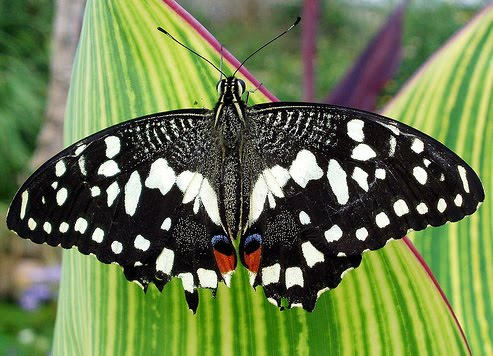
#> input picture ANALISIS_IMAGENES_BIOMEDICAS/P2/res/butterfly.jpg, 493 x 356 px
$ jupyter execute 'SánchezGarcía_Pedro_Histogramas_AIB.ipynb'   (shell and % lines are left out)
#> lines starting #> are read from the running program, lines starting #| are printed output that depends on the picture; long printed decimals are rounded
# Histogramas

Tanto OpenCV como Numpy tienen funciones para calcular el histograma en un sólo canal.

La función `np.histogram` de numpy es más sencilla de utilizar y sólo recibe tres parámetros: la matriz con la imagen, el número de *bins* para calcular el histograma y, por último, los valores inicial y final de los *bins*.
La salida de esta función son dos arrays, el primero conteniendo el número de píxeles de cada *bin* y el segundo, los límites de cada bin.

[cell 1]
import numpy as np
import cv2
from matplotlib import pyplot as plt

im = cv2.imread('res/butterfly.jpg', cv2.IMREAD_GRAYSCALE)
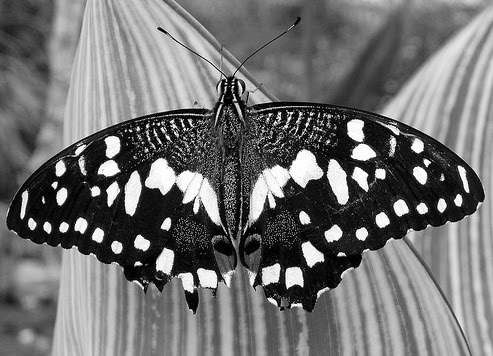
#> im: shape (356, 493); min 0, max 255, mean 113.3

hist_count, hist_bins = np.histogram(im, 256, [0,256])
#> hist_count = 256 values, max 1899 at index 0, min 110 at index 223, mean 685.6; hist_bins = 257 values from 0 to 256
plt.bar(range(0,256), hist_count)
plt.show()
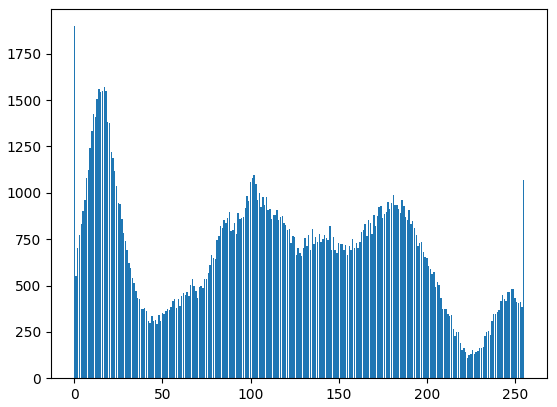
#> figure drawn by matplotlib, 1 panel; tallest bar 1899 high, from x = -0.4 to 0.4

## Operaciones con histogramas

### Modificación del rango dinámico
La librería `skimage` contiene la función `rescale_intensity` que permite escalar los valores de intensidad de la imagen. Esta función toma un parámetro obligatorio, la imagen de entrada, y dos parámetros opcionales (`in_range`, `out_range`) mediante los que se pueden especificar los valores mínimos y máximos a escalar.  Aunque existen varias opciones, la forma más habitual de utilizar esta función es pasar `image` a la variable `in_range` y una tupla con los valores mínimos y máximos a la variable `out_range`.

Si no se incluyen estos parámetros opcionales, la imagen se escala a los valores mínimos y máximos permitidos por el tipo de la imagen (0.0 y 1.0 en caso de `float` ó 0 y 255 en caso de `uint8`).

Si estamos trabajando con valores enteros es necesario convertir el resultado a formato `uint8` usando, por ejemplo, `astype(np.uint8)`.

[cell 2]
from skimage.exposure import rescale_intensity

out = rescale_intensity(im, in_range='image', out_range=(10,50)).astype(np.int8)
print(np.min(out), np.max(out))
#| 10 50

# IMPORTANTE!!!
# Forzamos los valores minimos y maximos de plt.imshow
# para que no escale las intensidades de la imagen
plt.imshow(out, cmap='gray', vmin=0, vmax=255)
plt.show()

### Ejercicio
Amplía el rango dinámico de la imagen `out` a [0,255]. Visualiza la nueva imagen y el histograma generado. Cuántos niveles de gris diferentes tiene la nueva imagen? Por qué?

[cell 3]
# Se amplía el rango dinámico de out a [0,255]:
print('Nueva imagen out con rango dinámico a [0,255]:')
out_ampliada = rescale_intensity(out, in_range='image', out_range=(0,255)).astype(np.uint8)
plt.imshow(out_ampliada, cmap='gray', vmin=0, vmax=255)
plt.show()

# El histograma de out_ampliada sería:
print('Histograma de out_ampliada: \n')
hist_count, hist_bins = np.histogram(out_ampliada, 256, [0,256])
#> hist_count = 256 values, max 10657 at index 12, min 0 at index 1, mean 685.6
plt.bar(range(0,256), hist_count)
plt.show()
#> figure, not shown here; tallest bar 10657 high, from x = 11.6 to 12.4

# Los niveles de gris diferentes en la imagen:
print('Los niveles de gris son: ', np.sum(hist_count>0))
#| Los niveles de gris son:  41

Con respecto a los niveles de gris, la nueva imagen consta de los niveles originales como resultado del escalado a los valores de 10 y 50 en intensidad, pues mediante la ampliación del rango dinámico se conduce a los valores
mínimos y máximos de 0 y 255, sin alteración en número de niveles de gris.

### Compresión y expansión del rango dinámico

Por una parte, aplicando el logaritmo a una image reduce el contraste de las regiones más claras, mejorando las zonas más oscuras. Por otra parte, el exponencial permite realizar la operación contraria, esto es, aumentar el contraste de las regiones más claras.

[cell 4]
plt.rcParams["figure.figsize"] = [8,8]

im = cv2.imread("res/building.jpg",cv2.IMREAD_GRAYSCALE)
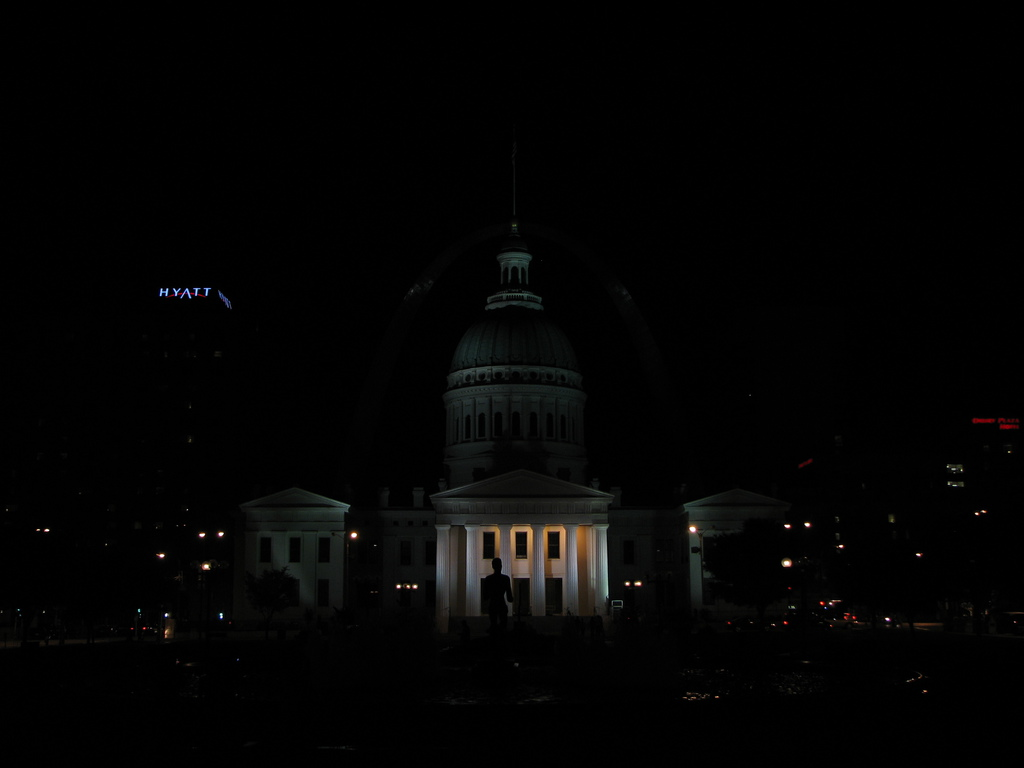
#> input picture ANALISIS_IMAGENES_BIOMEDICAS/P2/res/building.jpg, 1024 x 768 px
#> im: shape (768, 1024); min 0, max 255, mean 3.6
hist_count, _ = np.histogram(im, 256,[0,256])
#> hist_count = 256 values, max 393057 at index 0, min 0 at index 215, mean 3072
im_log = np.log(im.astype(float) + 1) # log de 0 no existe: sumamos 1 a toda la imagen
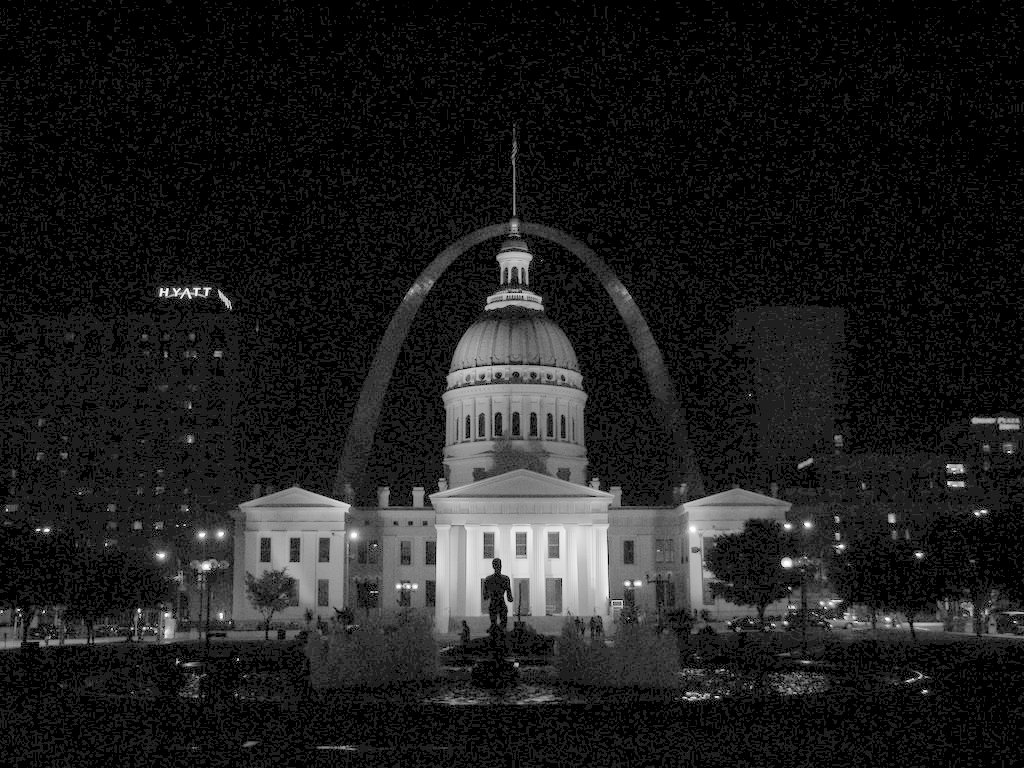
#> im_log: shape (768, 1024) float64; min 0, max 5.55, mean 0.646; drawn with min black and max white
print(np.min(im_log), np.max(im_log))
#| 0.0 5.545


# Normalizar la imagen entre 0 y 1
min_im_log, max_im_log = np.min(im_log), np.max(im_log)
#> min_im_log = 0; max_im_log = 5.55
im_log = (im_log - min_im_log) / (max_im_log - min_im_log)

hist_count_im_log, _ = np.histogram(im_log, 256)
#> hist_count_im_log = 256 values, max 393057 at index 0, min 0 at index 1, mean 3072

f, ax = plt.subplots(2,2)
ax[0,0].imshow(im, cmap='gray')
ax[0,1].imshow(im_log, cmap='gray')
plt.ylim([0,5000])
ax[1,0].bar(range(0,256), hist_count)
ax[1,1].bar(range(0,256), hist_count_im_log)
plt.show()
#> figure, not shown here; panel 3: tallest bar 393057 high, from x = -0.4 to 0.4; panel 4: tallest bar 393057 high, from x = -0.4 to 0.4

### Ejercicio
Aplica la función `np.exp` a la imagen `town.jpg`. Visualiza la imagen antes y despues de aplicar la función. *Hint*: convierte la imagen a float y normaliza los valores de los píxeles entre 0 y 1 antes de calcular el exponencial.

[cell 5]
# Carga de la imagen y conversión a float:
town = cv2.imread("res/town.jpg",cv2.IMREAD_GRAYSCALE).astype(float)
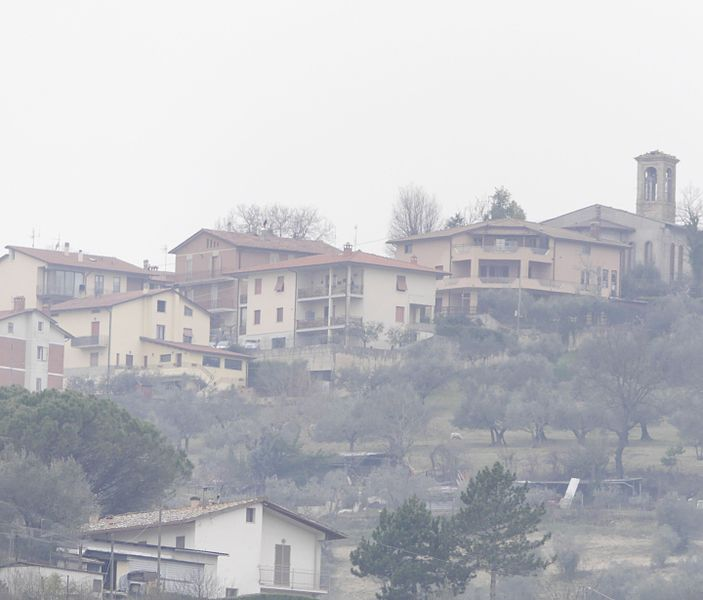
#> input picture ANALISIS_IMAGENES_BIOMEDICAS/P2/res/town.jpg, 703 x 600 px
#> town: shape (600, 703) float64; min 79, max 255, mean 191.6

# Normalización de los valores de los píxeles entre 0 y 1:
min_town, max_town = np.min(town), np.max(town)
#> min_town = 79; max_town = 255
town_norm = (town - min_town) / (max_town - min_town)
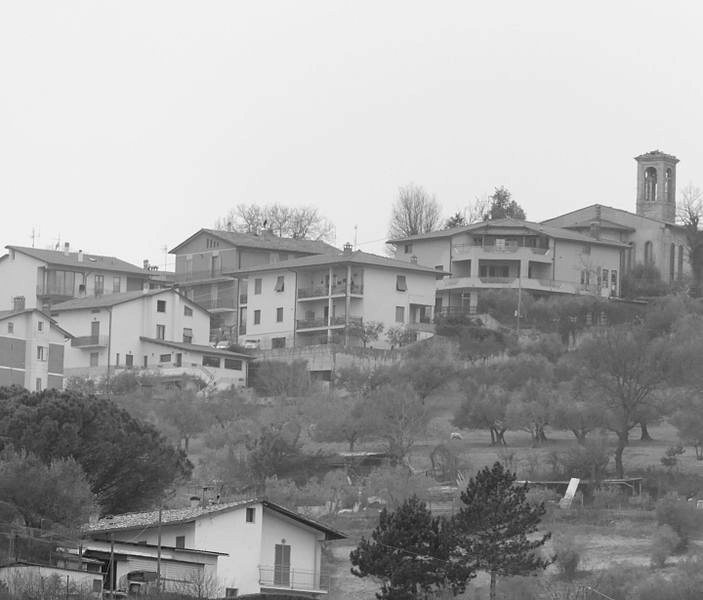
#> town_norm: shape (600, 703) float64; min 0, max 1, mean 0.64

# Cálculo de exponencial:
town_exp = np.exp(town_norm)
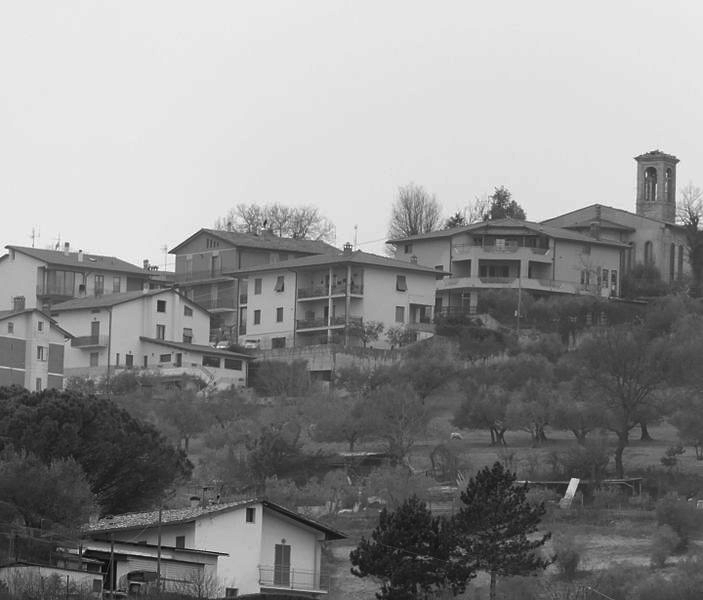
#> town_exp: shape (600, 703) float64; min 1, max 2.72, mean 1.96; drawn with min black and max white

# Visualización de la imagen antes y después de aplicar la función :
print('\n Se muestran las imágenes antes y después de aplicar la función exponencial:')
plt.rcParams["figure.figsize"] = [8,8]
f, ax = plt.subplots(1,2)
ax[0].imshow(town_norm, cmap='gray')
ax[1].imshow(town_exp, cmap='gray')
plt.show()

El resultado tras aplicar la función exponencial se debe fundamentalmente a la compresión de valores de píxeles oscuros en el histograma y una expansión de valores de píxeles claros

### Ecualización de histograma
OpenCV dispone de la función `equalizeHist` para realizar la ecualización de histograma.

[cell 6]
im = cv2.imread("res/town.jpg",cv2.IMREAD_GRAYSCALE)
#> im: shape (600, 703); min 79, max 255, mean 191.6
hist, _ = np.histogram(im, 256, [0, 256])
#> hist = 256 values, max 45520 at index 244, min 0 at index 0, mean 1647.7
cdf = hist.cumsum() # Histograma de frecuencia acumulada
#> cdf = 256 values from 0 to 421800

im_eq = cv2.equalizeHist(im)
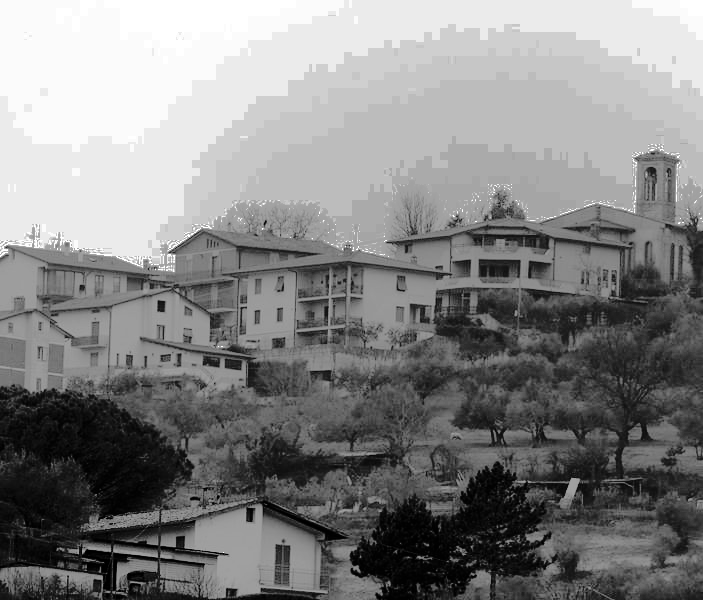
#> im_eq: shape (600, 703); min 0, max 255, mean 131.2
hist_eq, _ = np.histogram(im_eq, 256,[0,256])
#> hist_eq = 256 values, max 45520 at index 235, min 0 at index 22, mean 1647.7
cdf_eq = hist_eq.cumsum() # Histograma de frecuencia acumulada
#> cdf_eq = 256 values from 755 to 421800

plt.rcParams["figure.figsize"] = [12,8]
f, ax = plt.subplots(2,2)
ax[0,0].bar(range(0,256), cdf)
ax[0,1].bar(range(0,256), cdf_eq)
ax[1,0].imshow(im, cmap='gray', vmin=0, vmax=255)
ax[1,1].imshow(im_eq, cmap='gray',vmin=0, vmax=255)
plt.show()
#> figure, not shown here; panel 1: tallest bar 421800 high, from x = 254.6 to 255.4; panel 2: tallest bar 421800 high, from x = 254.6 to 255.4

La función anterior permite mejorar el contraste en muchas regiones de la imagen. Sin embargo, en la zona del cielo los resultados no son los esperados. Esto es debido a que en la ecualización de histograma se tiene en cuenta el contraste global de la imagen. Una forma de mejorar los resultados en ciertas zonas es utilizando una ecualización local.

[cell 7]
clahe = cv2.createCLAHE(clipLimit=2.0, tileGridSize=(8,8))
cl1 = clahe.apply(im)
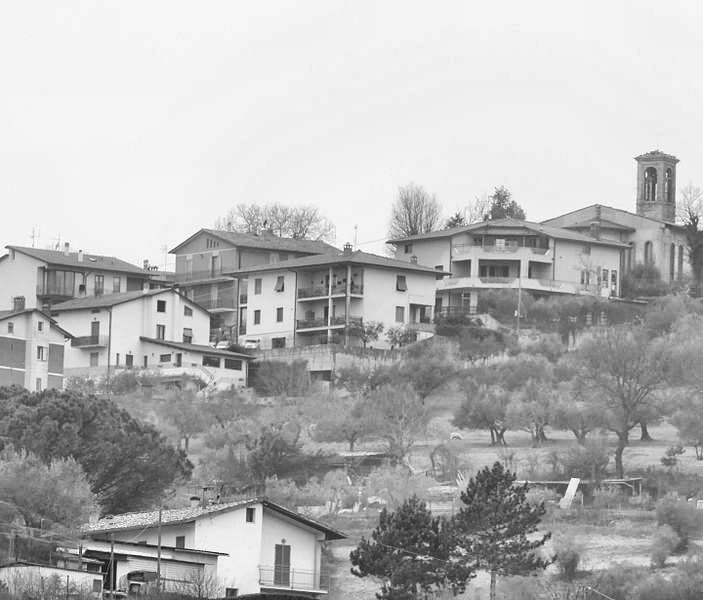
#> cl1: shape (600, 703); min 21, max 255, mean 179.8

plt.imshow(cl1,cmap='gray')
plt.show()

### Ejercicio
Aplica una expansión de histograma a la imagen `town.jpg`. Visualiza los histogramas resultantes de la ecualización global y de la expansión de histograma. Cuáles son las diferencias más significativas entre ambos?

[cell 8]
from skimage.exposure import rescale_intensity

# EXPANSIÓN DE HISTOGRAMA EN TOWN.JPG:

# Carga de la imagen y conversión a float:
town = cv2.imread("res/town.jpg",cv2.IMREAD_GRAYSCALE)
town_expansion = rescale_intensity(town, in_range='image', out_range=(0,255)).astype(np.uint8)

# Histograma:
hist_count_expansion, _ = np.histogram(town_expansion, 256, [0,256])
#> hist_count_expansion = 256 values, max 45520 at index 239, min 0 at index 1, mean 1647.7

# ECUALIZACIÓN GLOBAL DE TOWN.JPG:
town_equalize = cv2.equalizeHist(town)

# Histograma de la ecualización global:
hist_count_equalize, _ = np.histogram(town_equalize, 256, [0,256])
#> hist_count_equalize has the same summary as hist_eq

# Visualización de los resultados:
plt.rcParams["figure.figsize"] = [12,8]
f, ax = plt.subplots(1,2)
ax[0].bar(range(0,256), hist_count_expansion)
ax[0].set_title('expansión')
ax[1].bar(range(0,256), hist_count_equalize)
ax[1].set_title('ecualización global')
plt.show()
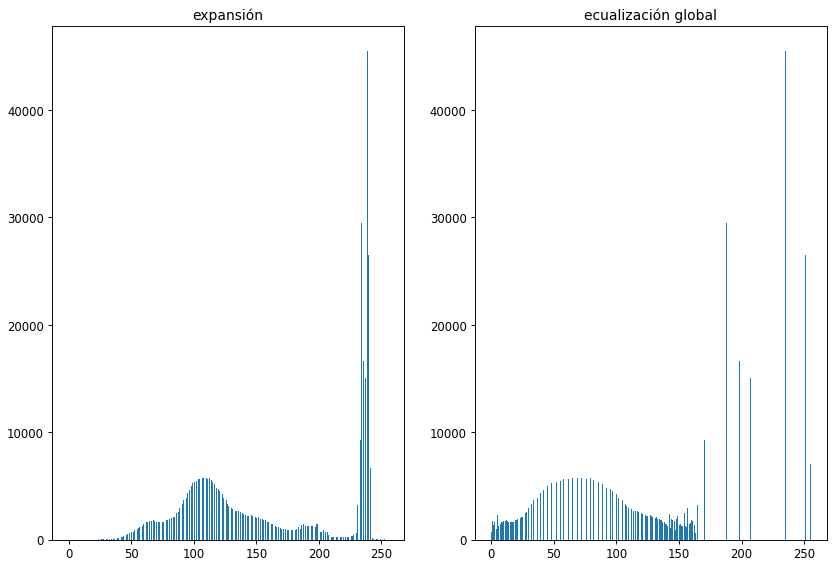
#> figure drawn by matplotlib, 2 panels; panel 1: tallest bar 45520 high, from x = 238.6 to 239.4; panel 2: tallest bar 45520 high, from x = 234.6 to 235.4
